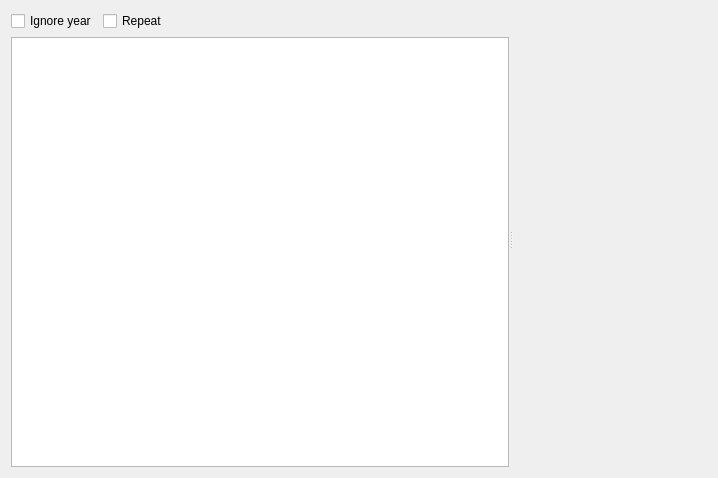
<?xml version="1.0" encoding="UTF-8"?>
<!--
######################################################################################################################
# Copyright (C) 2017-2022 Spine project consortium
# This file is part of Spine Toolbox.
# Spine Toolbox is free software: you can redistribute it and\/or modify it under the terms of the GNU Lesser General
# Public License as published by the Free Software Foundation, either version 3 of the License, or (at your option)
# any later version. This program is distributed in the hope that it will be useful, but WITHOUT ANY WARRANTY;
# without even the implied warranty of MERCHANTABILITY or FITNESS FOR A PARTICULAR PURPOSE. See the GNU Lesser General
# Public License for more details. You should have received a copy of the GNU Lesser General Public License along with
# this program. If not, see <http:\/\/www.gnu.org\/licenses\/>.
######################################################################################################################
-->
<ui version="4.0">
 <class>TimeSeriesVariableResolutionEditor</class>
 <widget class="QWidget" name="TimeSeriesVariableResolutionEditor">
  <property name="geometry">
   <rect>
    <x>0</x>
    <y>0</y>
    <width>718</width>
    <height>478</height>
   </rect>
  </property>
  <property name="windowTitle">
   <string>Form</string>
  </property>
  <layout class="QVBoxLayout" name="verticalLayout">
   <item>
    <widget class="QSplitter" name="splitter">
     <property name="orientation">
      <enum>Qt::Horizontal</enum>
     </property>
     <property name="childrenCollapsible">
      <bool>false</bool>
     </property>
     <widget class="QWidget" name="verticalLayoutWidget">
      <layout class="QVBoxLayout" name="left_layout">
       <item>
        <layout class="QHBoxLayout" name="horizontalLayout_2">
         <item>
          <widget class="QCheckBox" name="ignore_year_check_box">
           <property name="text">
            <string>Ignore year</string>
           </property>
          </widget>
         </item>
         <item>
          <widget class="QCheckBox" name="repeat_check_box">
           <property name="text">
            <string>Repeat</string>
           </property>
          </widget>
         </item>
         <item>
          <spacer name="horizontalSpacer_3">
           <property name="orientation">
            <enum>Qt::Horizontal</enum>
           </property>
           <property name="sizeHint" stdset="0">
            <size>
             <width>40</width>
             <height>20</height>
            </size>
           </property>
          </spacer>
         </item>
        </layout>
       </item>
       <item>
        <widget class="IndexedValueTableView" name="time_series_table">
         <attribute name="horizontalHeaderStretchLastSection">
          <bool>true</bool>
         </attribute>
        </widget>
       </item>
      </layout>
     </widget>
     <widget class="PlotWidget" name="plot_widget" native="true"/>
    </widget>
   </item>
  </layout>
 </widget>
 <customwidgets>
  <customwidget>
   <class>PlotWidget</class>
   <extends>QWidget</extends>
   <header>spinetoolbox/widgets/plot_widget.h</header>
   <container>1</container>
  </customwidget>
  <customwidget>
   <class>IndexedValueTableView</class>
   <extends>QTableView</extends>
   <header>spinetoolbox/widgets/custom_qtableview.h</header>
  </customwidget>
 </customwidgets>
 <resources/>
 <connections/>
</ui>
